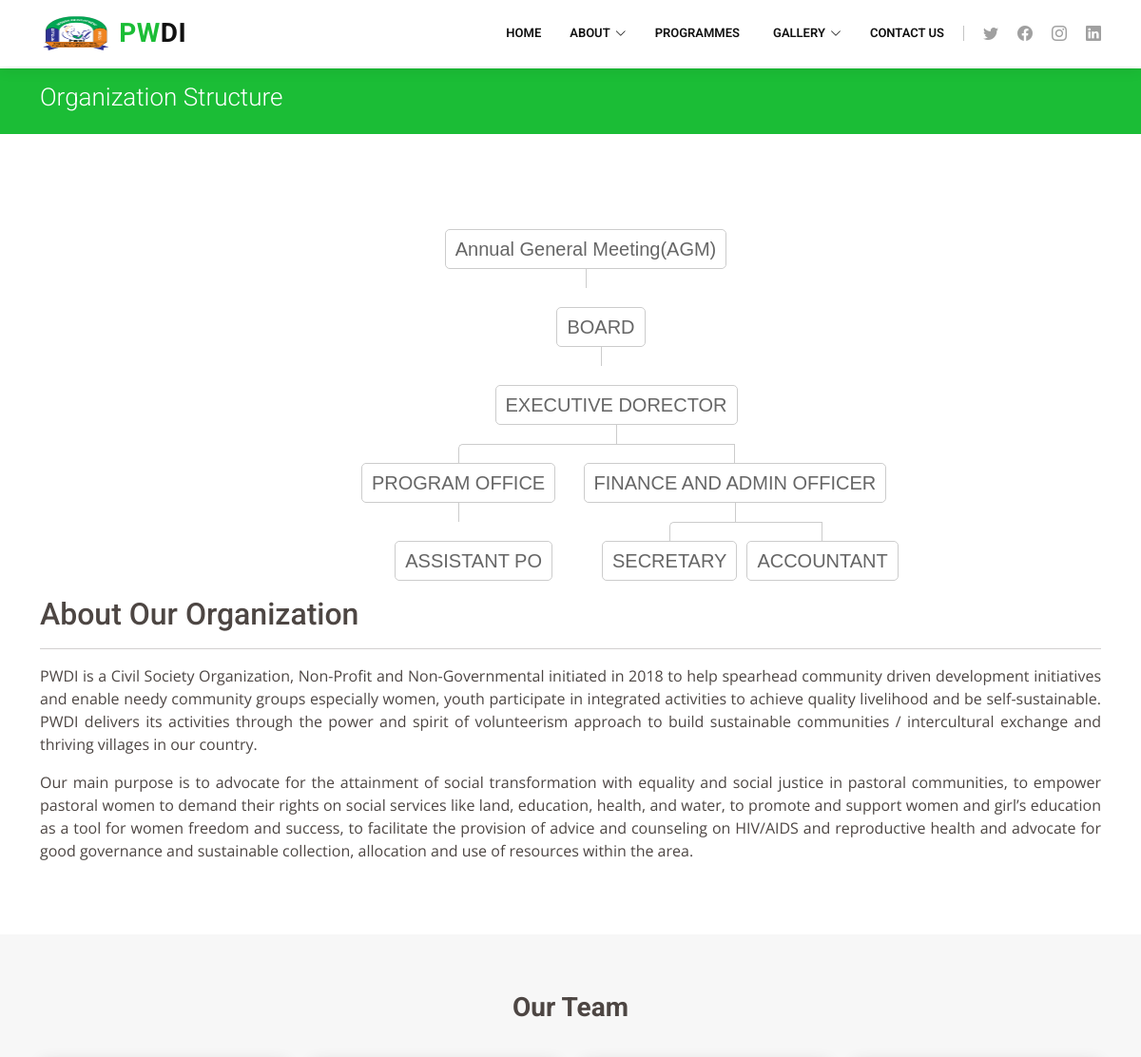
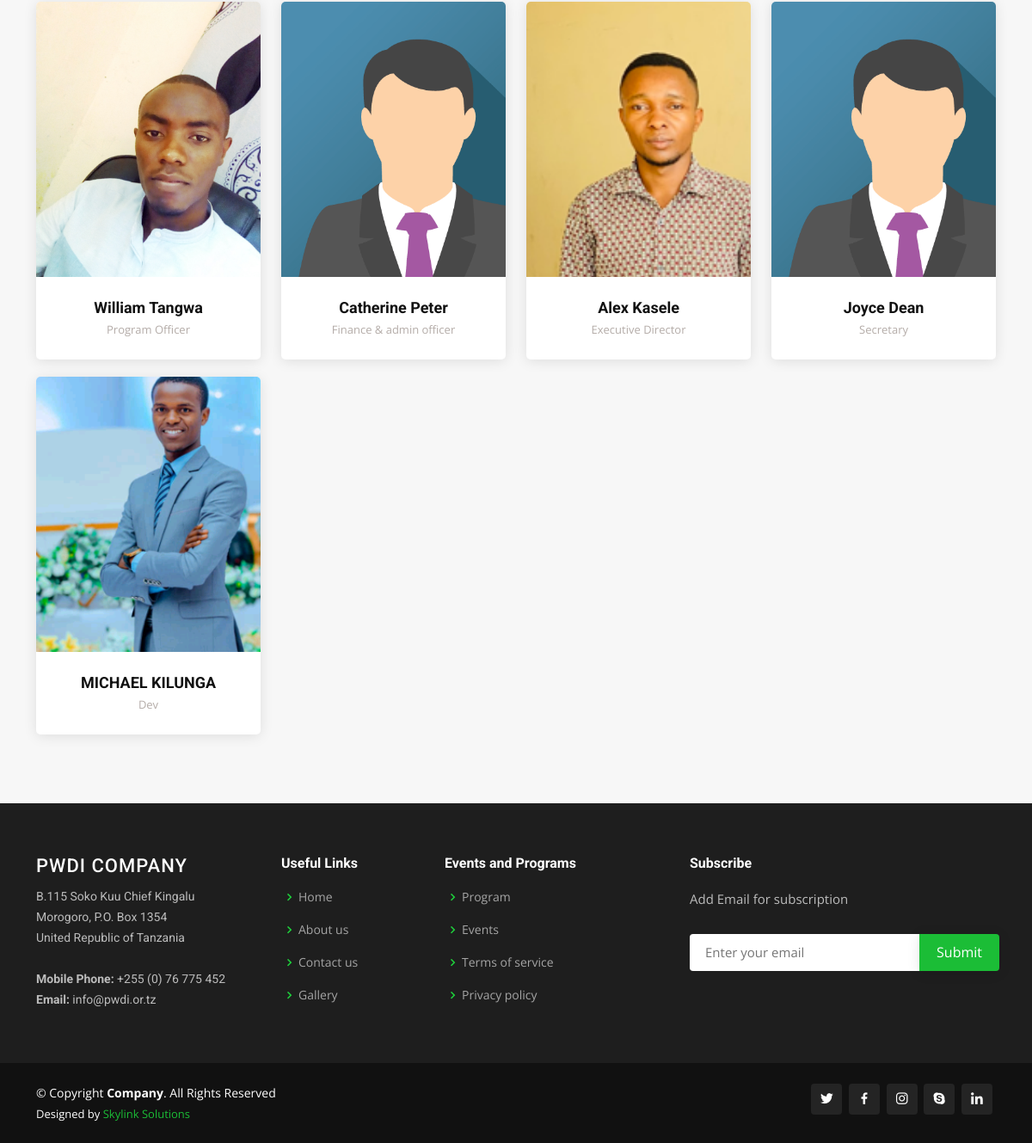
The app's page /team.php with its own data (2 pictures, top to bottom).
### tables this page shows
CREATE TABLE `staff` (
  `staff_id` int(11) NOT NULL,
  `staff_name` varchar(500) NOT NULL,
  `staff_email` varchar(500) NOT NULL,
  `staff_password` varchar(500) NOT NULL,
  `staff_ability` enum('No','Yes') NOT NULL,
  `staff_title` varchar(500) NOT NULL,
  `staff_photo` varchar(500) NOT NULL,
  `staff_status` enum('active','inactive') NOT NULL
);

### team.php (the view, shortened to what this page needs)
<?php
include "header.php";
?>
<?php
include_once "pwdi_db.php";
?>
<body>
  <main id="main">
    <section id="breadcrumbs" class="breadcrumbs">
      <div class="container">
        <div class="d-flex justify-content-between align-items-center">
          <h2>Organization Structure</h2>
        </div>
      </div>
    </section>
    <section>
      <div class="tree" data-aos="fade-right">
        <ul>
          <li>
            <a href="#">Annual General Meeting(AGM)</a>
            <ul>
              <li>
                <a href="#">BOARD</a>
                <ul>
                  <li>
                    <a href="#">EXECUTIVE DORECTOR</a>
                    <ul>
                      <li>
                        <a href="#">PROGRAM OFFICE</a>
                        <ul>
                          <li>
                            <a href="#">ASSISTANT PO</a>
                          </li>
                        </ul>
                      </li>
                      <li>
                        <a href="#">FINANCE AND ADMIN OFFICER</a>
                        <ul>
                          <li>
                            <a href="#">SECRETARY</a>
                          </li>
                          <li>
                            <a href="#">ACCOUNTANT</a>
                          </li>
                        </ul>
                      </li>
                    </ul>
                  </li>
                </ul>
              </li>
            </ul>
      </div>
      <div class="container" data-aos="fade-left">
        <div class="row">
          <div class="text-part col-md-12">
            <h2>About Our Organization
              <hr>
            </h2>
            <p style="text-align:justify;">PWDI is a Civil Society Organization, Non-Profit and Non-Governmental initiated in 2018 to help spearhead community driven development initiatives and enable needy community groups especially women, youth participate in integrated activities to achieve quality livelihood and be self-sustainable. PWDI delivers its activities through the power and spirit of volunteerism approach to build sustainable communities / intercultural exchange and thriving villages in our country.</p>
            <p style="text-align:justify;"> Our main purpose is to advocate for the attainment of social transformation with equality and social justice in pastoral communities, to empower pastoral women to demand their rights on social services like land, education, health, and water, to promote and support women and girl’s education as a tool for women freedom and success, to facilitate the provision of advice and counseling on HIV/AIDS and reproductive health and advocate for good governance and sustainable collection, allocation and use of resources within the area. </p>
          </div>
        </div>
      </div>
    </section>
    <section id="team" class="team section-bg">
      <div class="container">
        <div class="section-title" data-aos="fade-up">
          <h3><strong>Our Team</strong></h3>
        </div>
        <div class="row">
          <?php
          $sqli = "SELECT * FROM staff WHERE staff_status='active'";
          $result = mysqli_query($conn, $sqli);
          while ($row = mysqli_fetch_assoc($result)) {
            $photo = 'staff/' . $row['staff_photo'];
          ?>
            <div class="col-lg-3 col-md-6 d-flex align-items-stretch">
              <div class="member" data-aos="fade-up" data-aos-delay="100">
                <div class="member-img">
                  <div style="
              background-image:url('<?php echo $photo; ?>');
              background-position:center center;
              background-repeat:no-repeat;
              background-size: cover;
              background: cover;
              height: 40vh;
               width: 40vh;
                            "></div>
                </div>
                <div class="member-info">
                  <h4><?php echo $row['staff_name']; ?></h4>
                  <span><?php echo $row['staff_title']; ?></span>
                </div>
              </div>
            </div>
          <?php
          }
          ?>
        </div>
      </div>
    </section>
  </main>
</body>
<?php
include "footer.php"
?>
</html>

### assets/css/style.css (style rules this page uses)
body { font-family: "Open Sans", sans-serif; color: #4d4643; }
a { color: #1bbd36; text-decoration: none; }
h1, h2, h3, h4, h5, h6 { font-family: "Roboto", sans-serif; }
section { padding: 60px 0; overflow: hidden; }
.section-bg { background-color: #f7f7f7; }
.section-title { text-align: center; padding-bottom: 30px; }
.breadcrumbs { padding: 15px 0; background: #1bbd36; min-height: 40px; margin-top: 72px; }
.breadcrumbs h2 { font-size: 26px; font-weight: 300; color: #fff; }
.team .member { margin-bottom: 20px; overflow: hidden; text-align: center; border-radius: 5px; background: #fff; box-shadow: 0px 2px 15px rgba(0, 0, 0, 0.1); }
.team .member .member-img { position: relative; overflow: hidden; }
.team .member .member-info { padding: 25px 15px; }
.team .member .member-info h4 { font-weight: 700; margin-bottom: 5px; font-size: 18px; color: #111; }
.team .member .member-info span { display: block; font-size: 13px; font-weight: 400; color: #b4aca8; }

### team.php (style rules this page uses)
* { margin: 0; padding: 0; box-sizing: border-box; }
.tree ul { padding-top: 20px; position: relative; transition: all 0.5s; display: flex; justify-content: center; flex-wrap: wrap; }
.tree li { list-style-type: none; text-align: center; position: relative; padding: 20px 5px 0 5px; display: flex; flex-direction: column; align-items: center; transition: all 0.5s; }
.tree li::before, .tree li::after { content: ''; position: absolute; top: 0; right: 50%; border-top: 1px solid #ccc; width: 50%; height: 20px; }
.tree li::after { right: auto; left: 50%; border-left: 1px solid #ccc; }
.tree li:only-child::after, .tree li:only-child::before { display: none; }
.tree li:first-child::before, .tree li:last-child::after { border: none; }
.tree li:last-child::before { border-right: 1px solid #ccc; }
.tree li:first-child::after { border-radius: 5px 0 0 0; }
.tree ul ul::before { content: ''; position: absolute; top: 0; left: 50%; border-left: 1px solid #ccc; width: 0; height: 20px; }
.tree li a { border: 1px solid #ccc; padding: 5px 10px; text-decoration: none; color: #666; font-family: Arial, Verdana, Tahoma; font-size: 20px; display: inline-block; border-radius: 5px; transition: all 0.5s; }

### records on screen
staff: staff_photo (picture), staff_name "William Tangwa", staff_title "Program Officer"
staff: staff_photo (picture), staff_name "Catherine Peter", staff_title "Finance & admin officer"
staff: staff_photo (picture), staff_name "Alex Kasele", staff_title "Executive Director"
staff: staff_photo (picture), staff_name "Joyce Dean", staff_title "Secretary"
staff: staff_photo (picture), staff_name "MICHAEL KILUNGA", staff_title "Dev"
